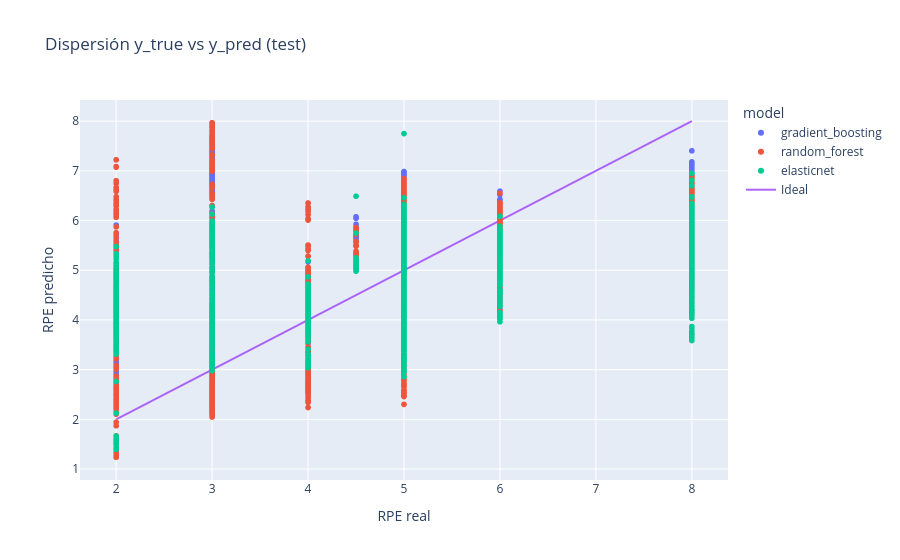
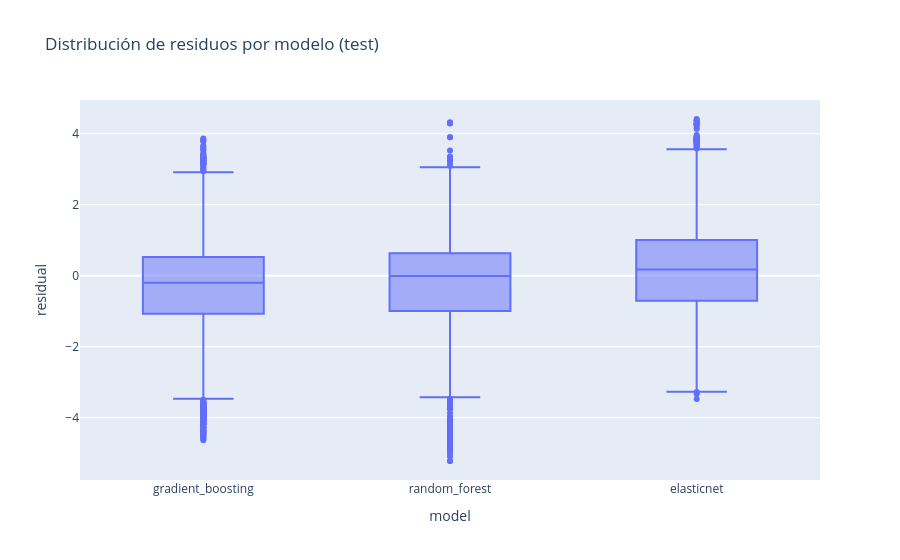

The cell these charts' notebook holds for them, in order:
### Markdown cell above
### 3. Residuals and scatters (test)

We inspect how each model performs on the test set.

### Code cell
pred_df["residual"] = pred_df["y_true"] - pred_df["y_pred"]

fig = px.scatter(
    pred_df,
    x="y_true",
    y="y_pred",
    color="model",
    title="Dispersión y_true vs y_pred (test)",
    labels={"y_true": "RPE real", "y_pred": "RPE predicho"},
)
fig.add_trace(go.Scatter(x=[pred_df.y_true.min(), pred_df.y_true.max()], y=[pred_df.y_true.min(), pred_df.y_true.max()], mode="lines", name="Ideal"))
fig.show()

fig = px.box(
    pred_df,
    x="model",
    y="residual",
    title="Distribución de residuos por modelo (test)",
)
fig.show()

### Figure 1 — Plotly figure (JSON) as saved in the notebook; plotly's stock layout.template omitted (floating-point values rounded to 4 significant figures; data arrays with more than 128 entries replaced by an {"elided": "..."} marker saying what was removed)
{"data": [{"hovertemplate": "model=gradient_boosting<br>RPE real=%{x}<br>RPE predicho=%{y}<extra></extra>", "legendgroup": "gradient_boosting", "marker": {"color": "#636efa", "symbol": "circle"}, "mode": "markers", "name": "gradient_boosting", "showlegend": true, "type": "scattergl", "x": {"elided": "2954 float values"}, "xaxis": "x", "y": {"elided": "2954 float values"}, "yaxis": "y"}, {"hovertemplate": "model=random_forest<br>RPE real=%{x}<br>RPE predicho=%{y}<extra></extra>", "legendgroup": "random_forest", "marker": {"color": "#EF553B", "symbol": "circle"}, "mode": "markers", "name": "random_forest", "showlegend": true, "type": "scattergl", "x": {"elided": "2954 float values"}, "xaxis": "x", "y": {"elided": "2954 float values"}, "yaxis": "y"}, {"hovertemplate": "model=elasticnet<br>RPE real=%{x}<br>RPE predicho=%{y}<extra></extra>", "legendgroup": "elasticnet", "marker": {"color": "#00cc96", "symbol": "circle"}, "mode": "markers", "name": "elasticnet", "showlegend": true, "type": "scattergl", "x": {"elided": "2954 float values"}, "xaxis": "x", "y": {"elided": "2954 float values"}, "yaxis": "y"}, {"mode": "lines", "name": "Ideal", "type": "scatter", "x": [2, 8], "y": [2, 8]}], "layout": {"legend": {"title": {"text": "model"}, "tracegroupgap": 0}, "title": {"text": "Dispersión y_true vs y_pred (test)"}, "xaxis": {"anchor": "y", "domain": [0, 1], "title": {"text": "RPE real"}}, "yaxis": {"anchor": "x", "domain": [0, 1], "title": {"text": "RPE predicho"}}}}

### Figure 2 — Plotly figure (JSON) as saved in the notebook; plotly's stock layout.template omitted (floating-point values rounded to 4 significant figures; data arrays with more than 128 entries replaced by an {"elided": "..."} marker saying what was removed)
{"data": [{"alignmentgroup": "True", "hovertemplate": "model=%{x}<br>residual=%{y}<extra></extra>", "legendgroup": "", "marker": {"color": "#636efa"}, "name": "", "notched": false, "offsetgroup": "", "orientation": "v", "showlegend": false, "type": "box", "x": {"elided": "8862 str values"}, "x0": " ", "xaxis": "x", "y": {"elided": "8862 float values"}, "y0": " ", "yaxis": "y"}], "layout": {"boxmode": "group", "legend": {"tracegroupgap": 0}, "title": {"text": "Distribución de residuos por modelo (test)"}, "xaxis": {"anchor": "y", "domain": [0, 1], "title": {"text": "model"}}, "yaxis": {"anchor": "x", "domain": [0, 1], "title": {"text": "residual"}}}}
